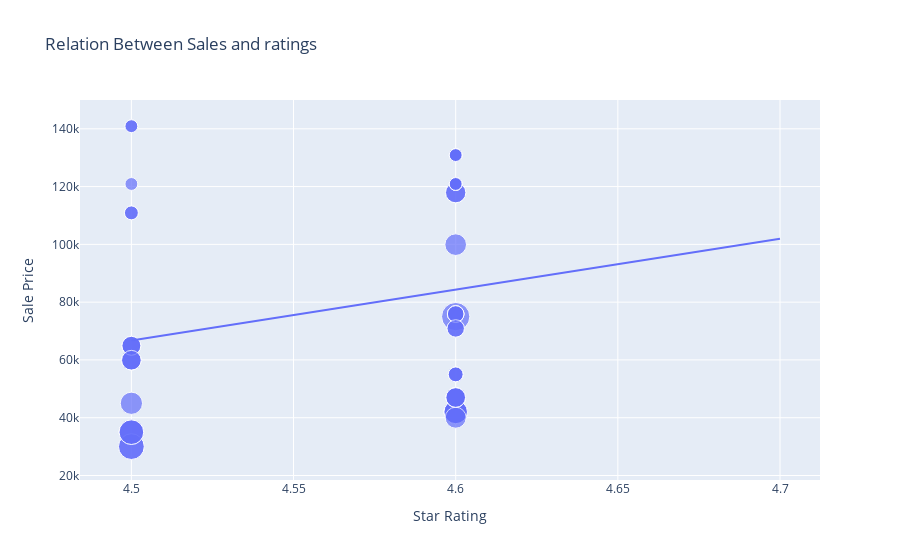

Source (notebook cell):
### Markdown cell above
### Relation between sales price and the rating

### Code cell
data.head()
figure=px.scatter(data_frame=data,x="Star Rating",y="Sale Price",
                  size="Discount Percentage",trendline="ols",title="Relation Between Sales and ratings")
figure.show()

### Figure 1 — Plotly figure (JSON) as saved in the notebook; plotly's stock layout.template omitted (floating-point values rounded to 4 significant figures)
{"data": [{"hovertemplate": "Star Rating=%{x}<br>Sale Price=%{y}<br>Discount Percentage=%{marker.size}<extra></extra>", "legendgroup": "", "marker": {"color": "#636efa", "size": [0, 0, 0, 0, 0, 0, 20, 20, 20, 0, 0, 0, 0, 0, 17, 6, 10, 20, 16, 29, 15, 15, 6, 10, 11, 6, 10, 10, 6, 6, 14, 14, 14, 8, 8, 6, 6, 6, 10, 11, 14, 8, 18, 0, 0, 0, 14, 6, 13, 6, 13, 7, 14, 13, 14, 6, 7, 24, 22, 24, 22, 22], "sizemode": "area", "sizeref": 0.0725, "symbol": "circle"}, "mode": "markers", "name": "", "orientation": "v", "showlegend": false, "type": "scatter", "x": [4.7, 4.7, 4.7, 4.7, 4.7, 4.6, 4.6, 4.6, 4.6, 4.6, 4.6, 4.6, 4.6, 4.6, 4.6, 4.6, 4.6, 4.6, 4.6, 4.6, 4.6, 4.6, 4.6, 4.6, 4.6, 4.6, 4.6, 4.6, 4.6, 4.6, 4.6, 4.6, 4.6, 4.6, 4.6, 4.6, 4.6, 4.6, 4.6, 4.6, 4.6, 4.6, 4.5, 4.5, 4.5, 4.5, 4.5, 4.5, 4.5, 4.5, 4.5, 4.5, 4.5, 4.5, 4.5, 4.5, 4.5, 4.5, 4.5, 4.5, 4.5, 4.5], "xaxis": "x", "y": [117100, 117100, 117100, 131900, 131900, 49900, 41999, 41999, 41999, 84900, 84900, 49900, 89900, 49900, 99900, 130900, 75900, 41999, 39999, 74999, 117900, 117900, 120900, 75900, 70900, 120900, 75900, 75900, 120900, 130900, 46999, 46999, 46999, 54999, 54999, 130900, 130900, 120900, 75900, 70900, 46999, 54999, 44999, 77000, 77000, 77000, 59900, 120900, 64900, 140900, 64900, 110900, 59900, 64900, 59900, 140900, 110900, 29999, 34999, 29999, 34999, 34999], "yaxis": "y"}, {"hovertemplate": "<b>OLS trendline</b><br>Sale Price = 176087 * Star Rating + -725665<br>R<sup>2</sup>=0.092277<br><br>Star Rating=%{x}<br>Sale Price=%{y} <b>(trend)</b><extra></extra>", "legendgroup": "", "marker": {"color": "#636efa", "symbol": "circle"}, "mode": "lines", "name": "", "showlegend": false, "type": "scatter", "x": [4.5, 4.5, 4.5, 4.5, 4.5, 4.5, 4.5, 4.5, 4.5, 4.5, 4.5, 4.5, 4.5, 4.5, 4.5, 4.5, 4.5, 4.5, 4.5, 4.5, 4.6, 4.6, 4.6, 4.6, 4.6, 4.6, 4.6, 4.6, 4.6, 4.6, 4.6, 4.6, 4.6, 4.6, 4.6, 4.6, 4.6, 4.6, 4.6, 4.6, 4.6, 4.6, 4.6, 4.6, 4.6, 4.6, 4.6, 4.6, 4.6, 4.6, 4.6, 4.6, 4.6, 4.6, 4.6, 4.6, 4.6, 4.7, 4.7, 4.7, 4.7, 4.7], "xaxis": "x", "y": [66730.0, 66730.0, 66730.0, 66730.0, 66730.0, 66730.0, 66730.0, 66730.0, 66730.0, 66730.0, 66730.0, 66730.0, 66730.0, 66730.0, 66730.0, 66730.0, 66730.0, 66730.0, 66730.0, 66730.0, 84330.0, 84330.0, 84330.0, 84330.0, 84330.0, 84330.0, 84330.0, 84330.0, 84330.0, 84330.0, 84330.0, 84330.0, 84330.0, 84330.0, 84330.0, 84330.0, 84330.0, 84330.0, 84330.0, 84330.0, 84330.0, 84330.0, 84330.0, 84330.0, 84330.0, 84330.0, 84330.0, 84330.0, 84330.0, 84330.0, 84330.0, 84330.0, 84330.0, 84330.0, 84330.0, 84330.0, 84330.0, 101900.0, 101900.0, 101900.0, 101900.0, 101900.0], "yaxis": "y"}], "layout": {"legend": {"itemsizing": "constant", "tracegroupgap": 0}, "title": {"text": "Relation Between Sales and ratings"}, "xaxis": {"anchor": "y", "domain": [0, 1], "title": {"text": "Star Rating"}}, "yaxis": {"anchor": "x", "domain": [0, 1], "title": {"text": "Sale Price"}}}}
